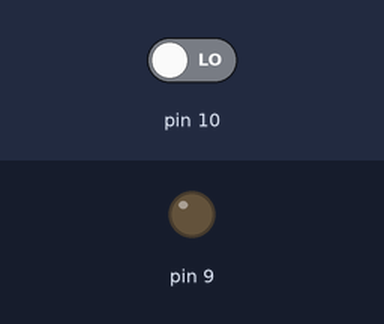
Bench run of a sketch on a simulated Arduino Uno, built with avr-gcc and run on an emulated ATmega328P. On the bench: output pins drawn as LEDs (lit = HIGH). Inputs (shaded band) come from the test bench; at power-on: pin 10 LOW. What the sketch prints to the serial monitor is not drawn.

Above: at 1.2 s.
1.3 s: pin 10 driven HIGH
At 2.5 s:
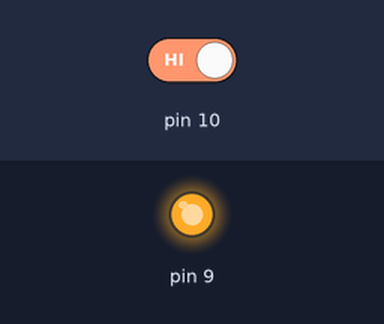
2.8 s: pin 10 driven LOW
At 3.8 s:
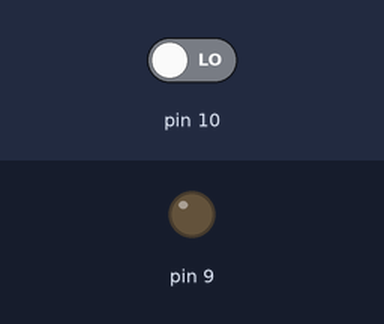
Timing chart, 0 to 5.8 s (numbered marks = the images above; inputs shaded):
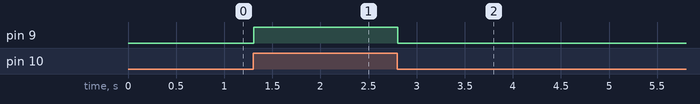

Measured:
- after the input at 1.3 s, pin 9: LOW → HIGH at once
- after the input at 2.8 s, pin 9: HIGH → LOW at once

The sketch:

main.ino
```cpp
// C++ code
//
void setup()
{
  pinMode(10, INPUT);
    pinMode(9, OUTPUT);

  Serial.begin(9600);
}

void loop()
{
  int x = digitalRead(10);
  Serial.println(x);
  if(x == 1)digitalWrite(9, HIGH);
  else digitalWrite(9, LOW);

}
```
